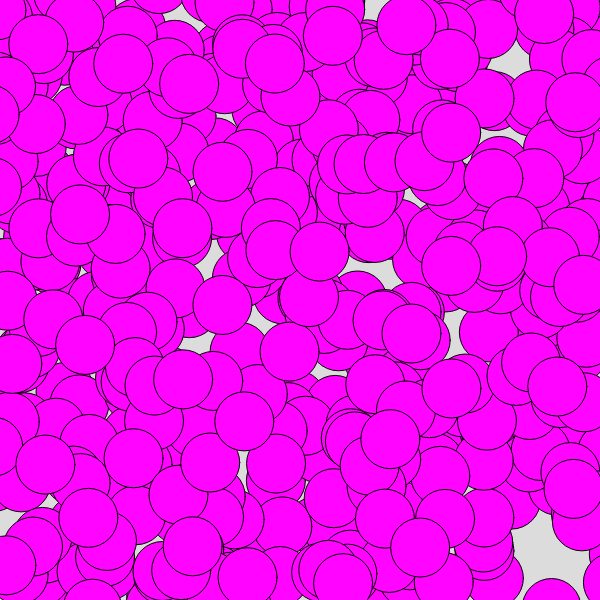
Frame 1 (no input)
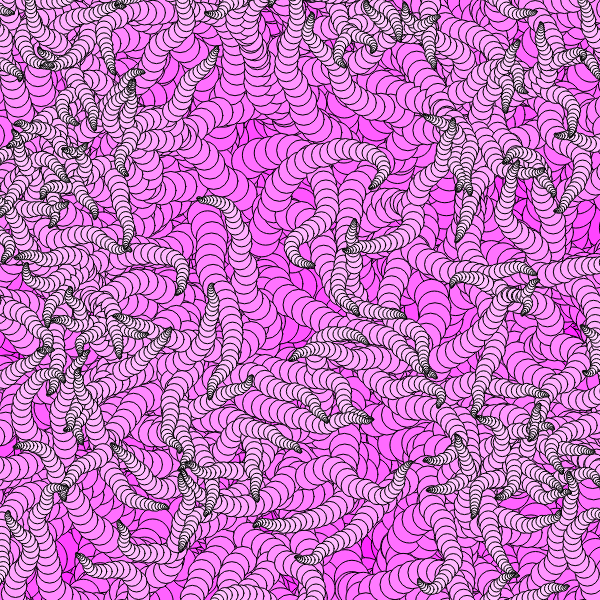
Frame 60 (no input)
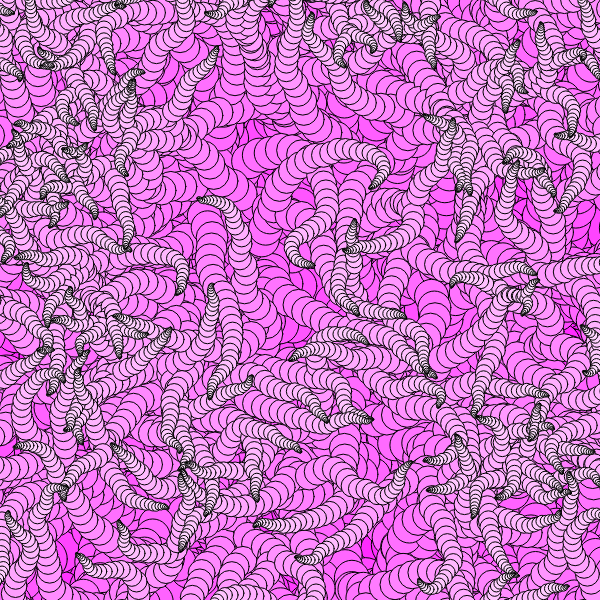
Frame 120 (the mouse pressed at the canvas centre since frame 60)

The p5.js sketch that drew these frames (run headless with seeded random() and noise() and a simulated clock; from frame 60 on, the mouse is pressed at the canvas centre):

// p5.js sketch
// ── sketch.js
let pointsArray = [];

const numberOfPoints = 500;
const startRadius = 30;

const speed = 0.7;

let done = false;

function setup() {
  createCanvas(600, 600);
  background(220);
  
  //noStroke();
  
  createBurst();
}

function draw() {
  if(!done) {
    pointsArray.forEach(point => {
      point.update();
      point.draw();
      if(point.rad < 0) {
        done = true;
      }
    });
  }
}

function mouseReleased() {
  createBurst();
}

function createBurst() {
  background(220);
  done = false;
  points = [];
  
  for(let i = 0; i < numberOfPoints; i ++) {
    //pointsArray.push(new Point(width/2, 600, random(TAU), startRadius));
		//pointsArray.push(new Point(width/2, height/2, random(TAU), startRadius));
		pointsArray.push(new Point(random(1,600), random(1,600), random(TAU), startRadius));
  }
}

class Point {
  constructor(x, y, ang, rad) {
    this.x = x;
    this.y = y;
    this.ang = ang;
    this.rad = rad;
  }
  
  update() {
    this.rad -= 0.5;
    this.ang += random(-PI/6, PI/6);
    
    this.x += cos(this.ang) * this.rad * speed;
    this.y += sin(this.ang) * this.rad * speed;
  }
  
  draw() {
    const startColor = color(255, 0, 255);
    const endColor = color(255, 255, 255);
    
    const col = lerpColor(startColor, endColor, map(this.rad, startRadius, 0, 0, 1));
    fill(col);
    circle(this.x, this.y, this.rad * 2);
  }
}
